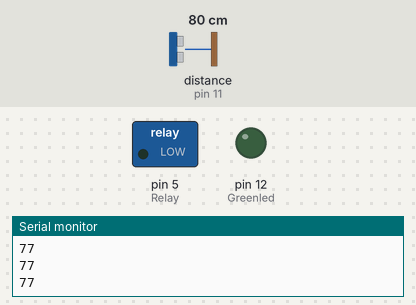
Recording of a sketch running on a simulated Arduino Uno, built with avr-gcc and run on an emulated ATmega328P. On the bench: switched loads named in the sketch (green lamp = pin HIGH), output pins drawn as LEDs (lit = HIGH), the last lines printed to the serial monitor. Wiring (inferred from the names in the program): ultrasonic range finder: trigger pin 6; echo pin 11. The test bench sets the inputs (shaded band); at power-on: distance to the obstacle (sensor on pin 11) 80 cm. The echo pulse lasts 58.3 µs per cm; pins used as bus, display or sensor lines are not drawn.

Above: at 1.2 s.
1.3 s: distance to the obstacle (sensor on pin 11) set to 26 cm
2.8 s: distance to the obstacle (sensor on pin 11) set to 19 cm
At 3.4 s:
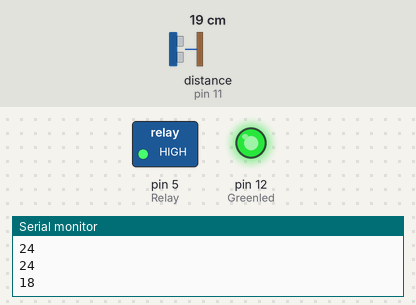
4.3 s: distance to the obstacle (sensor on pin 11) set to 4 cm
6.0 s: distance to the obstacle (sensor on pin 11) set to 2 cm
At 7.8 s:
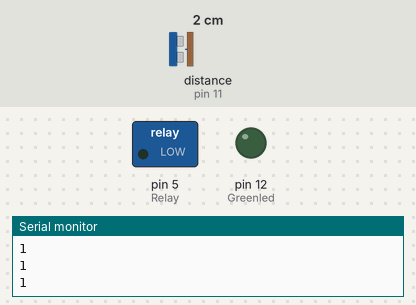
8.3 s: distance to the obstacle (sensor on pin 11) set to 9 cm
At 8.7 s:
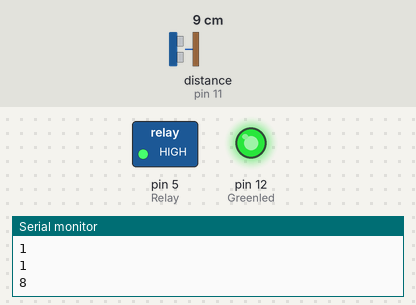
Timing chart, 0 to 10.8 s (numbered marks = the images above; inputs shaded):
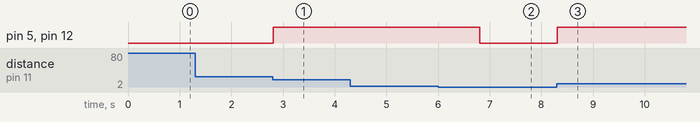

Measured:
- the behaviour switches between 23 and 22 cm on distance to the obstacle (sensor on pin 11) (found by bisection; images 0 and 1)
- the behaviour switches between 3 and 2 cm on distance to the obstacle (sensor on pin 11) (found by bisection; images 1 and 2)
- after the input at 2.8 s, pin 5 (Relay), pin 12 (Greenled): LOW → HIGH at once
- after the input at 6.0 s, pin 5 (Relay), pin 12 (Greenled): HIGH → LOW after 0.81 s
- after the input at 8.3 s, pin 5 (Relay), pin 12 (Greenled): LOW → HIGH at once

The sketch:

relay.ino
```cpp
#define echoPin 11
#define trigPin 6
#define Greenled 12
#define Relay 5

long int duration;
long distance;

void setup() {
  // put your setup code here, to run once
pinMode(echoPin, INPUT); //set echoPin as inputs
pinMode(trigPin,OUTPUT);
pinMode(Relay,OUTPUT);
pinMode(Greenled,OUTPUT);
Serial.begin(9600);

}

void receiveSignal(){ //function for receiving
  duration=pulseIn(echoPin, HIGH);

}
void loop(){
  digitalWrite(trigPin, HIGH);
  delayMicroseconds(2);
  digitalWrite(trigPin, LOW);
  receiveSignal();
  distance= duration*0.0332/2;
  Serial.println(distance);
  if (distance >=2 && distance <=20){
    digitalWrite (Greenled, HIGH);
    digitalWrite(Relay, HIGH);
    delay(1000);
  }
  else{
    digitalWrite(Greenled, LOW);
    digitalWrite(Relay, LOW);
  }
}
```
